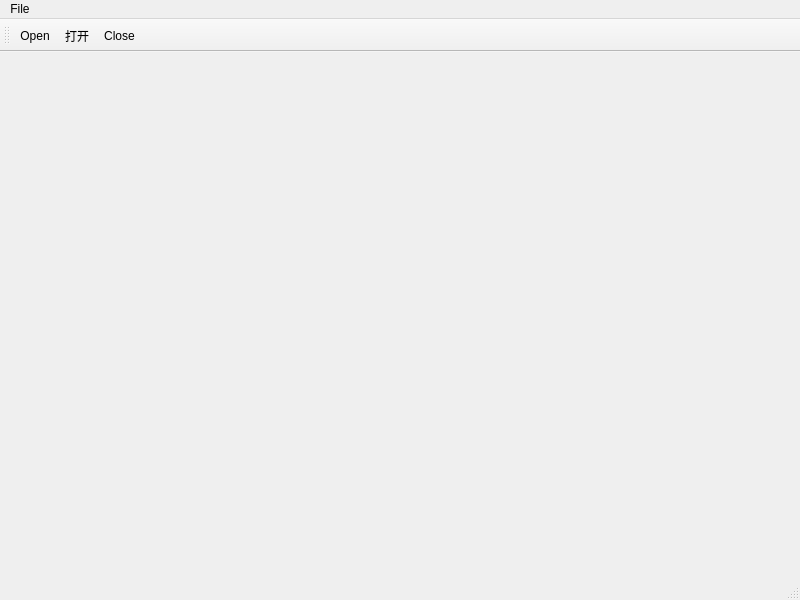
<?xml version="1.0" encoding="UTF-8"?>
<ui version="4.0">
 <class>MainWindow</class>
 <widget class="QMainWindow" name="MainWindow">
  <property name="geometry">
   <rect>
    <x>0</x>
    <y>0</y>
    <width>800</width>
    <height>600</height>
   </rect>
  </property>
  <property name="windowTitle">
   <string>MainWindow</string>
  </property>
  <widget class="QWidget" name="centralwidget"/>
  <widget class="QMenuBar" name="menubar">
   <property name="geometry">
    <rect>
     <x>0</x>
     <y>0</y>
     <width>800</width>
     <height>26</height>
    </rect>
   </property>
   <widget class="QMenu" name="menuFile">
    <property name="title">
     <string>File</string>
    </property>
    <addaction name="actionNew"/>
    <addaction name="separator"/>
    <addaction name="separator"/>
    <addaction name="actionOpen"/>
    <addaction name="separator"/>
    <addaction name="separator"/>
    <addaction name="actionClose"/>
   </widget>
   <addaction name="menuFile"/>
  </widget>
  <widget class="QStatusBar" name="statusbar"/>
  <widget class="QToolBar" name="toolBar">
   <property name="windowTitle">
    <string>toolBar</string>
   </property>
   <attribute name="toolBarArea">
    <enum>TopToolBarArea</enum>
   </attribute>
   <attribute name="toolBarBreak">
    <bool>false</bool>
   </attribute>
   <addaction name="actionOpen"/>
   <addaction name="actionNew"/>
   <addaction name="actionClose"/>
  </widget>
  <action name="actionNew">
   <property name="text">
    <string>打开</string>
   </property>
  </action>
  <action name="actionOpen">
   <property name="text">
    <string>Open</string>
   </property>
  </action>
  <action name="actionClose">
   <property name="text">
    <string>Close</string>
   </property>
  </action>
 </widget>
 <resources/>
 <connections/>
</ui>
